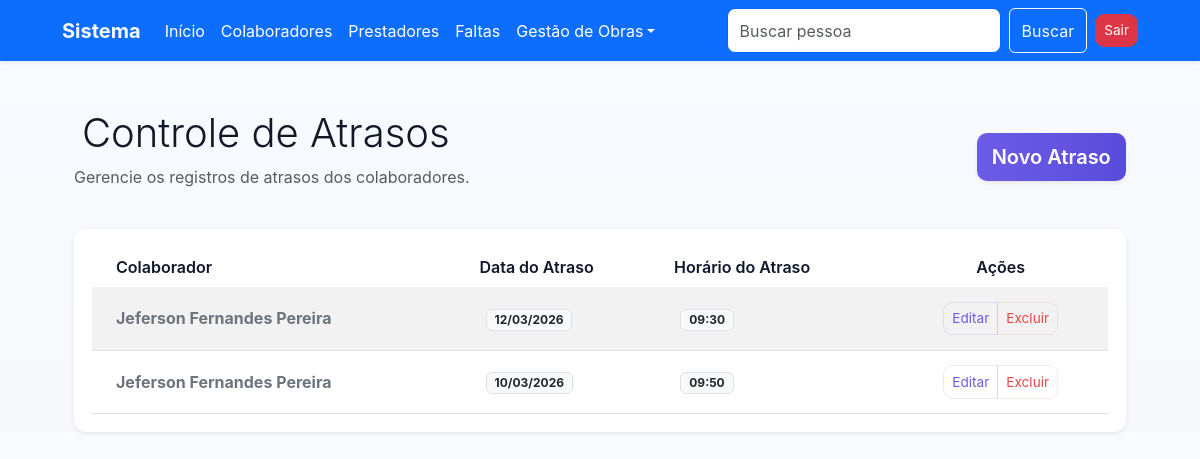
/atrasos/list (signed in), run on the app's committed database.
### cadastro/models.py (models this page shows, shortened)
class Atrasos(models.Model):
    nome = models.ForeignKey(Pessoa, on_delete=models.CASCADE)
    data_atraso = models.DateField('Data do Atraso')
    horario = models.TimeField('Horário do Atraso', null=True, blank=True)
    justificado = models.BooleanField('Justificado', default=False)

class Pessoa(models.Model):
    nome = models.CharField('Nome', max_length=100)
    data_admissao = models.DateField(
        'Data de Admissão', null=True, blank=True)
    funcao = models.CharField('Função', max_length=100, null=True, blank=True)
    endereco = models.CharField(
        'Endereço', max_length=255, null=True, blank=True)
    documento = models.CharField(
        'Documento', max_length=50, null=True, blank=True)
    prestador = models.ForeignKey(
        'Prestador', on_delete=models.CASCADE, null=True, blank=True)
    def __str__(self):
        return self.nome

### cadastro/views.py (the view)
# urls.py: path('atrasos/list', AtrasosListView.as_view(), name='atrasos_list'),
class AtrasosListView(LoginRequiredMixin, ListView):
    model = Atrasos
    template_name = 'atrasos_list.html'
    context_object_name = 'atrasos'
    ordering = ['-data_atraso']

### usuario/views.py (called while the page is built)
    def dispatch(self, request, *args, **kwargs):
        if not request.session.get('logado'):
            messages.error(
                request, 'Acesso negado. Por favor, realize o login.')
            return redirect('usuario_login')
        return super().dispatch(request, *args, **kwargs)

### cadastro/templates/atrasos_list.html (shortened to what this page needs)
{% extends 'index.html' %}
{% load static %}
{% block content %}
<div class="container mt-5">
    <div class="row mb-4 align-items-center">
        <div class="col-md-8">
            <h2 class="display-6">Controle de Atrasos</h2>
            <p class="text-muted">Gerencie os registros de atrasos dos colaboradores.</p>
        </div>
        <div class="col-md-4 text-end">
            <a href="{% url 'atrasos_create' %}" class="btn btn-primary btn-lg shadow-sm">
                 Novo Atraso
            </a>
        </div>
    </div>
    <div class="card shadow-sm border-0">
        <div class="card-body p-0">
            <div class="table-responsive">
                <table class="table table-hover table-striped align-middle mb-0">
                    <thead class="table-dark">
                        <tr>
                            <th scope="col" class="ps-4">Colaborador</th>
                            <th scope="col">Data do Atraso</th>
                            <th scope="col">Horário do Atraso</th>
                            <th scope="col" class="text-center">Ações</th>
                        </tr>
                    </thead>
                    <tbody>
                        {% for atraso in atrasos %}
                        <tr>
                            <td class="ps-4 fw-bold text-secondary">{{ atraso.nome }}</td>
                            <td>
                                <span class="badge bg-light text-dark border">
                                    {{ atraso.data_atraso|date:"d/m/Y" }}
                                </span>
                            </td>
                            <td>
                                <span class="badge bg-light text-dark border">
                                    {{ atraso.horario }}
                                </span>
                            </td>
                            <td class="text-center">
                                <div class="btn-group" role="group">
                                    <a href="{% url 'atrasos_update' atraso.pk %}" class="btn btn-sm btn-outline-primary" title="Editar">
                                         Editar
                                    </a>
                                    <a href="{% url 'atrasos_delete' atraso.pk %}" class="btn btn-sm btn-outline-danger" title="Excluir">
                                         Excluir
                                    </a>
                                </div>
                            </td>
                        </tr>
                        {% empty %}
                        <tr>
                            <td colspan="3" class="text-center py-5 text-muted">
                                Nenhuns atraso registrado.
                            </td>
                        </tr>
                        {% endfor %}
                    </tbody>
                </table>
            </div>
        </div>
    </div>
</div>
{% endblock %}

### templates/static/css/style.css (style rules this page uses)
:root { --bg:#f6f8fb; --card:#ffffff; --muted:#6b7280; --accent:#6c5ce7; --accent-600:#5a4cdb; --danger:#ef4444; --glass: rgba(255,255,255,0.6); }
* { box-sizing:border-box }
body { margin:0; font-family: Inter, system-ui, -apple-system, "Segoe UI", Roboto, "Helvetica Neue", Arial, sans-serif; background: linear-gradient(180deg, #f8fbff 0%, var(--bg) 100%); color:#111827; -webkit-font-smoothing:antialiased; -moz-osx-font-smoothing:grayscale; }
.container { max-width:1100px }
.card { background:var(--card); border:0; border-radius:12px; padding:18px; }
.card.shadow-sm { box-shadow:0 6px 20px rgba(17,24,39,0.06) }
.btn-primary { background:linear-gradient(90deg,var(--accent),var(--accent-600)); border:0; color:#fff; padding:.55rem .95rem; font-weight:600; border-radius:10px; transition:transform .18s ease, box-shadow .18s ease; }
.btn-outline-primary { border:1px solid rgba(108,92,231,.15);color:var(--accent) }
.btn-outline-danger { border:1px solid rgba(239,68,68,.12);color:var(--danger) }
.table { margin-bottom:0 }
.table thead th { border-bottom:0;background:transparent;color:#0f172a;font-weight:600 }
.table tbody td { vertical-align:middle;padding:.9rem }
.btn-sm { padding:.35rem .5rem;border-radius:.6rem;font-size:.85rem }

### data on the page
Atrasos: nome "Jeferson Fernandes Pereira", data_atraso "12/03/2026", horario "09:30"
Atrasos: nome "Jeferson Fernandes Pereira", data_atraso "10/03/2026", horario "09:50"
